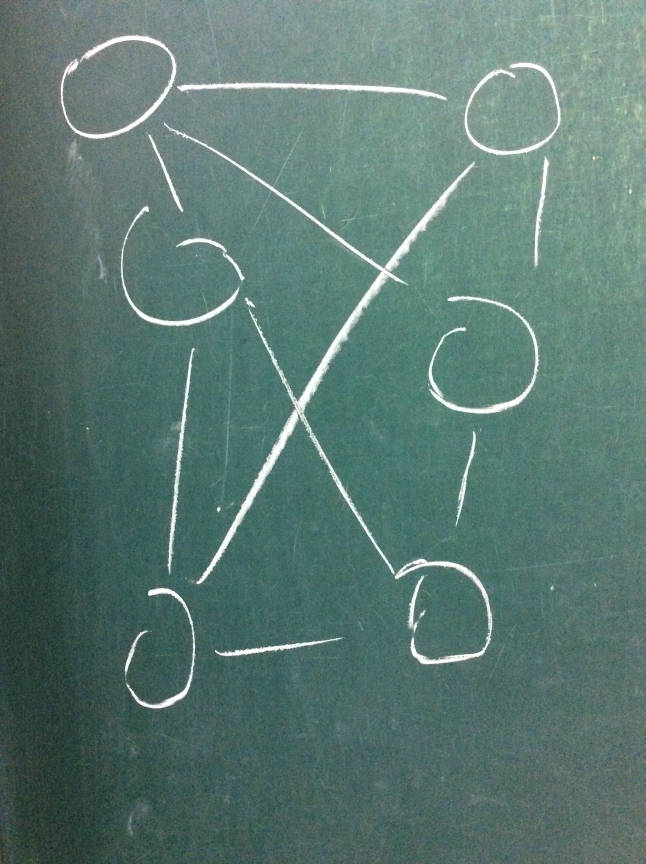
#> input picture Image processing/preprocessing/data/Green/orig/IMG_3094.JPG, 1936 x 2592 px, found by its file name (shown at 1/3 size); its folder holds only this picture in this run
$ jupyter execute image_preprocessing.ipynb   (older library calls are emulated)
#> lines starting #> are read from the running program, lines starting #| are printed output that depends on the picture
# Resize input image(-s)

[cell 1]
from PIL import Image
import shutil
import os

def createFolder(directory):
#> further down, img is the input picture: PIL image 1936x2592 RGB; mean R, G, B 91.1, 120.8, 114.1
    try:
        if not os.path.exists(directory):
            os.makedirs(directory)

        shutil.rmtree(directory, ignore_errors=True)
        os.makedirs(directory)
    except OSError:
        print('Error: Creating directory. ' + directory)

# 1
# [14 lines left out: function resize_image, not called in this run]

# 2
def scale_image(input_image_path,
                output_image_path,
                width=None,
                height=None):
#> called with input_image_path = './../data/green/orig/IMG_3094.JPG', output_image_path = './../result/resize/IMG_3094.JPG', width = 900, height = 900
    original_image = Image.open(input_image_path)
    w, h = original_image.size
    print('The original image size is {wide} wide x {height} '
          'high'.format(wide=w, height=h))
#| The original image size is 1936 wide x 2592 high

    if width and height:
        max_size = (width, height)
    elif width:
        max_size = (width, h)
    elif height:
        max_size = (w, height)
    else:
        # No width or height specified
        raise RuntimeError('Width or height required!')

    original_image.thumbnail(max_size, Image.ANTIALIAS)
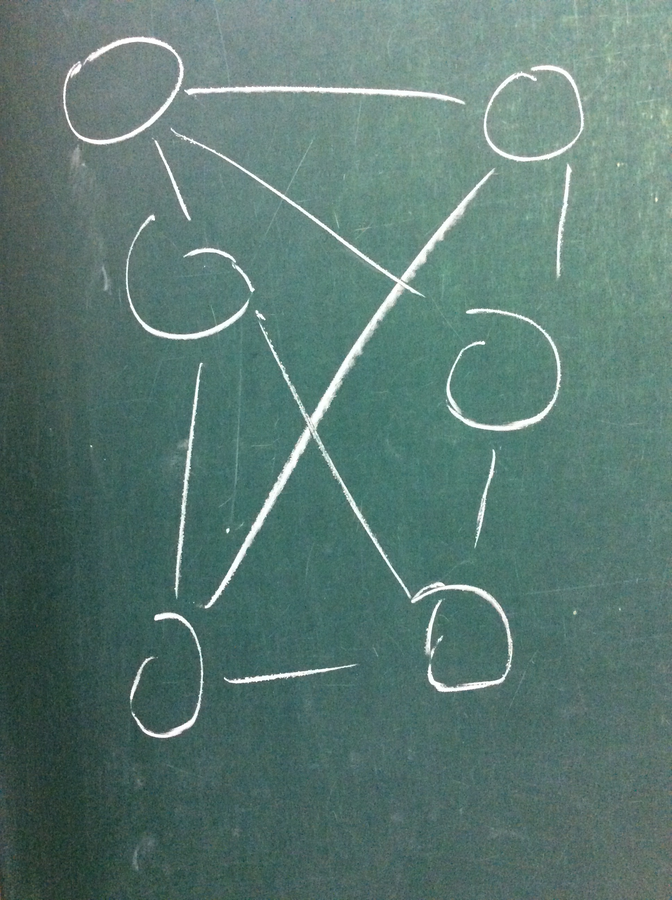
#> original_image: PIL image 672x900 RGB; mean R, G, B 91.1, 120.7, 114.1
    original_image.save(output_image_path)

    scaled_image = Image.open(output_image_path)
    width, height = scaled_image.size
    print('The scaled image size is {wide} wide x {height} '
          'high'.format(wide=width, height=height))
#| The scaled image size is 672 wide x 900 high

# Your directory
Dir = './../data/green/orig/'

Newdir = './../result/resize/'
createFolder(Newdir)

listofw = []
listofh = []
listofmean = []
listOfgoodFiles = os.listdir(Dir)
wastefiles = ['.DS_Store', 'dataset.ipynb', '.ipynb_checkpoints']

for i in listOfgoodFiles:
    if i not in wastefiles:
        img = Image.open(Dir + i)
        scale_image(input_image_path=Dir + i,
                output_image_path=Newdir + i,
                width=900, height=900)
        listofw.append(img.size[0])
        listofh.append(img.size[1])

print(sum(listofw) / float(len(listofw)), sum(listofh) / float(len(listofh)))
#| 1936.0 2592.0
print(max(listofw), max(listofh))
#| 1936 2592
print(min(listofw), min(listofh))
#| 1936 2592

# Convert resize images

[cell 2]
import cv2
import numpy as np

# Your directory
Dir = './../result/resize/'

Newdir = './../result/resize_convert/'
createFolder(Newdir)

listofw = []
listofh = []
listofmean = []
listOfgoodFiles = os.listdir(Dir)
wastefiles = ['.DS_Store', 'dataset.ipynb', '.ipynb_checkpoints']

for i in listOfgoodFiles:
    if i not in wastefiles:
        img = cv2.imread(Dir + i)
#> img: shape (900, 672, 3)
        img_c = img.copy()
        gray = cv2.cvtColor(img, cv2.COLOR_BGR2GRAY)
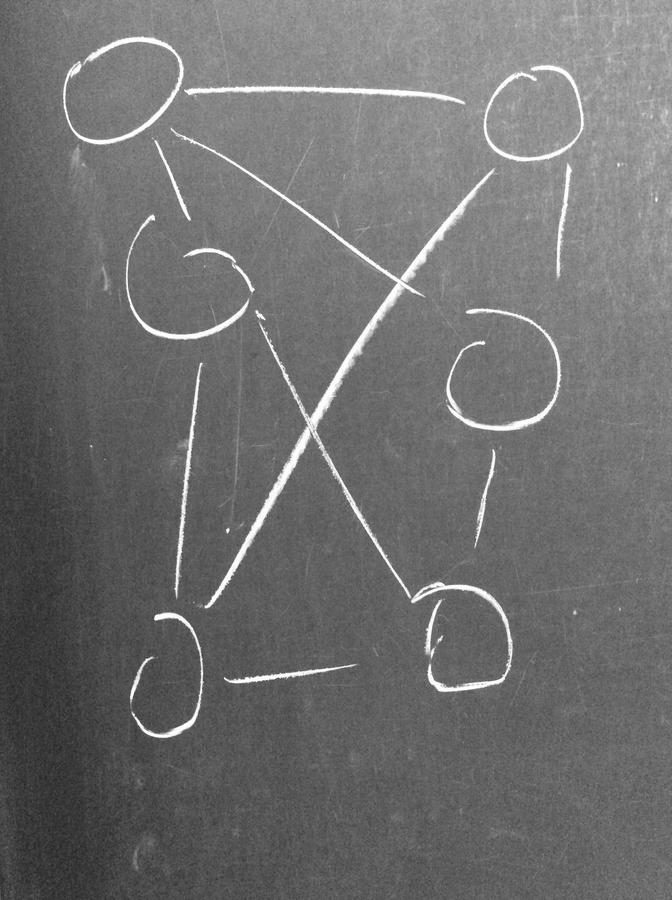
#> gray: shape (900, 672); min 37, max 255, mean 111.1

        kernel_size = 5
        blur_gray = cv2.GaussianBlur(gray, (kernel_size, kernel_size), 2)

        imagem = cv2.bitwise_not(blur_gray)
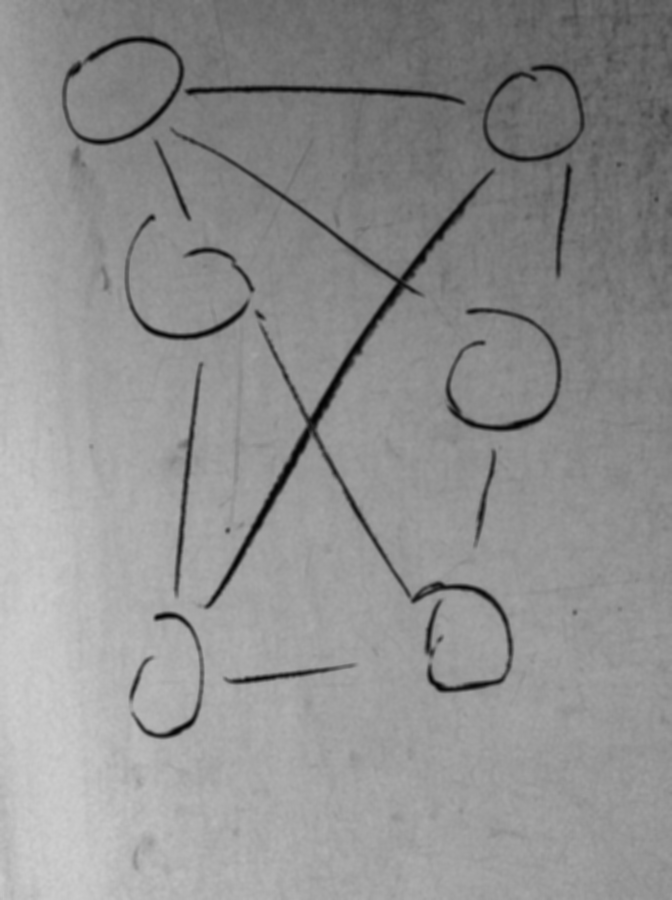
#> imagem: shape (900, 672); min 3, max 206, mean 143.9

        ret,thresh3 = cv2.threshold(imagem,127,255,cv2.THRESH_TRUNC)
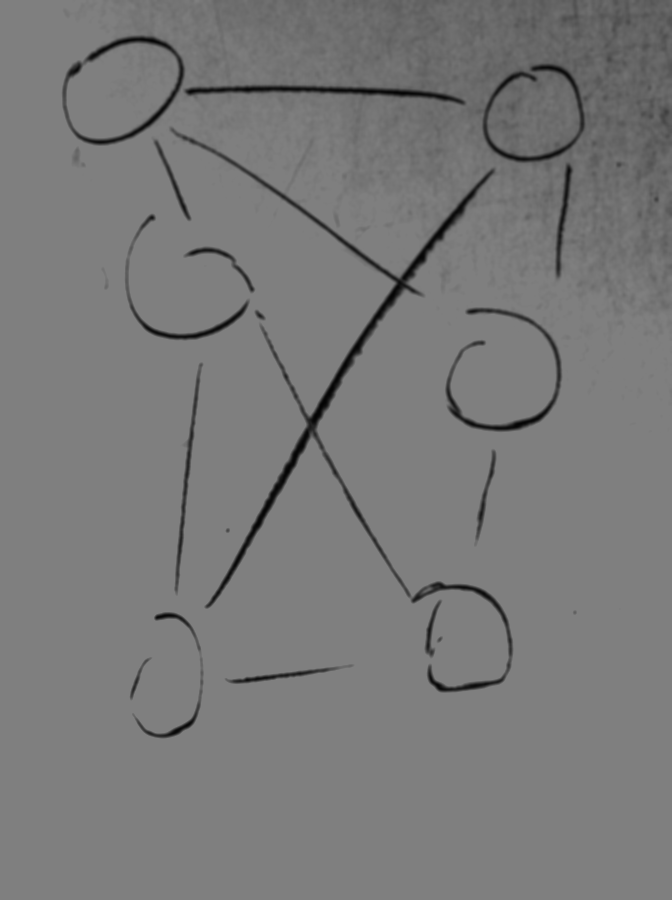
#> thresh3: shape (900, 672); min 3, max 127, mean 121.1

        cv2.imwrite(Newdir + 'orig' + str(i), imagem)
        cv2.imwrite(Newdir + 'THRESH_TRUNC_' + str(i), thresh3)

$ run again, on Image processing/preprocessing/data/Green/orig/IMG_3098.JPG
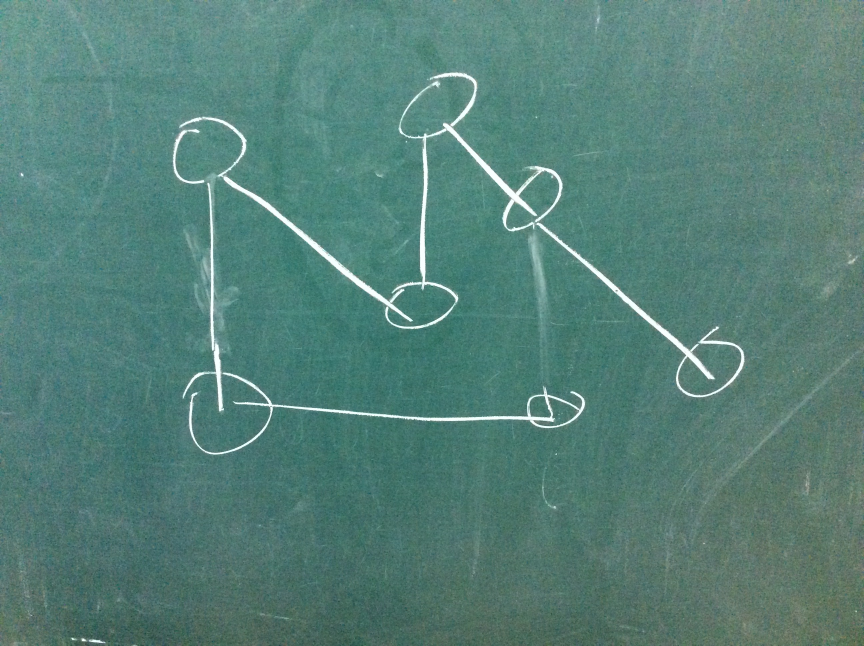
#> input picture Image processing/preprocessing/data/Green/orig/IMG_3098.JPG, 2592 x 1936 px, found by its file name (shown at 1/3 size)
#> img is the input picture: PIL image 2592x1936 RGB; mean R, G, B 85.8, 128.5, 120.3
#| The original image size is 2592 wide x 1936 high
#| The scaled image size is 900 wide x 672 high
#| 2592.0 1936.0
#| 2592 1936
#| 2592 1936
#> img: shape (672, 900, 3)
#> `gray = cv2.cvtColor(img, cv2.COLOR_BGR2GRAY)`:
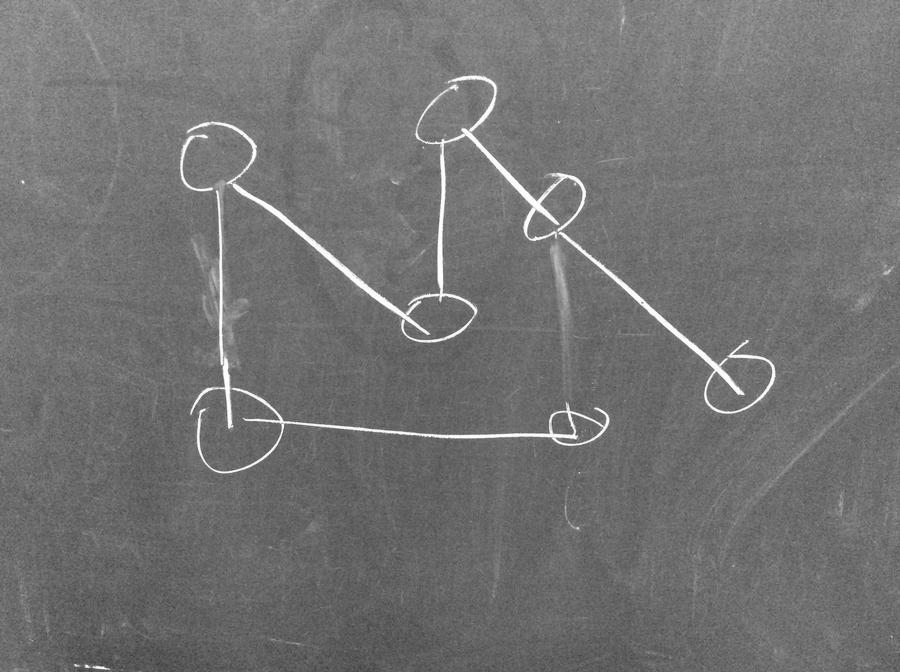
#> gray: shape (672, 900); min 58, max 255, mean 114.7
#> `ret,thresh3 = cv2.threshold(imagem,127,255,cv2.THRESH_TRUNC)`:
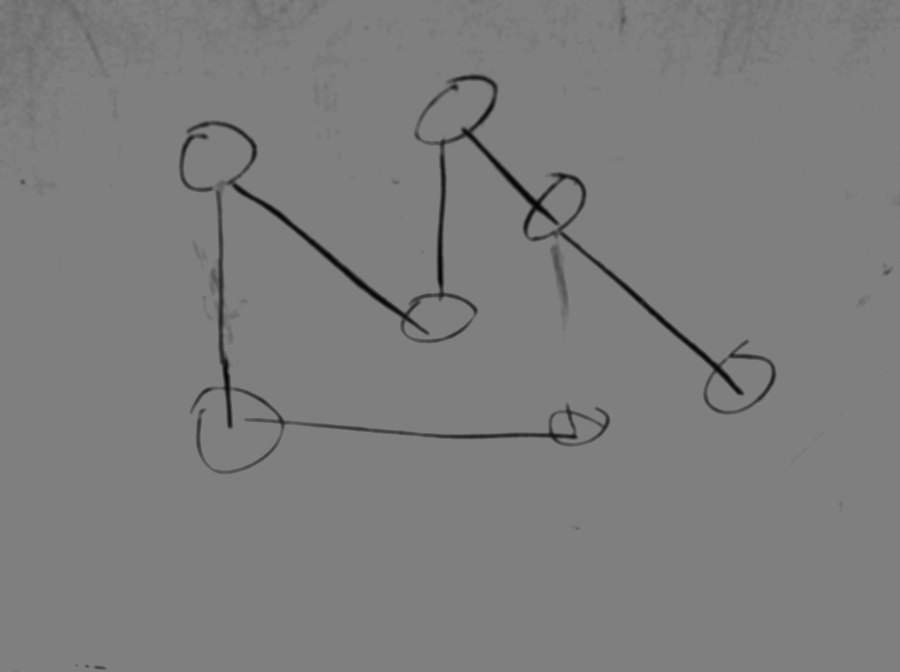
#> thresh3: shape (672, 900); min 3, max 127, mean 124.9

$ run again, on Image processing/preprocessing/data/Green/orig/IMG_3099.JPG
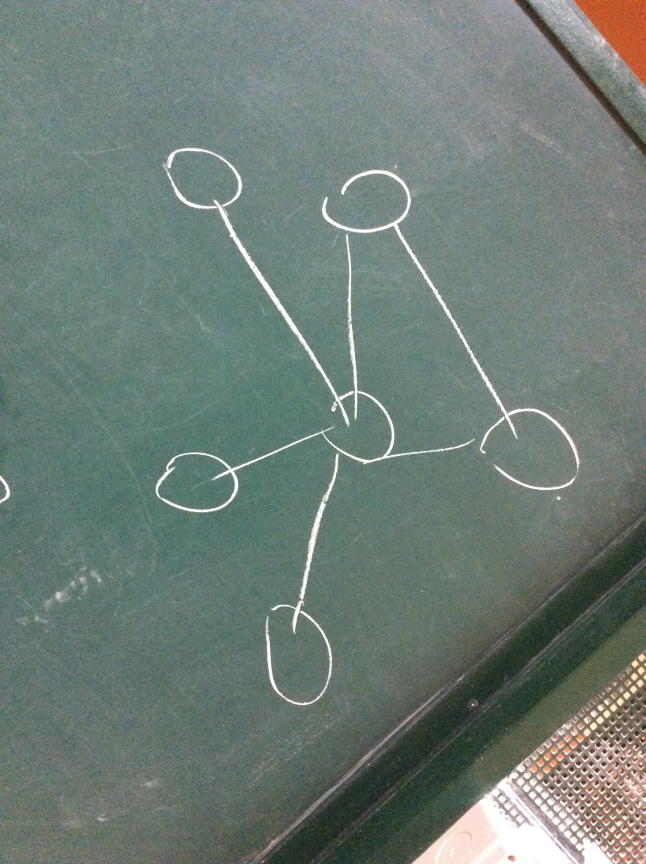
#> input picture Image processing/preprocessing/data/Green/orig/IMG_3099.JPG, 1936 x 2592 px, found by its file name (shown at 1/3 size)
#> img is the input picture: PIL image 1936x2592 RGB; mean R, G, B 110.5, 125.4, 118.3
#| The original image size is 1936 wide x 2592 high
#| The scaled image size is 672 wide x 900 high
#| 1936.0 2592.0
#| 1936 2592
#| 1936 2592
#> img: shape (900, 672, 3)
#> `imagem = cv2.bitwise_not(blur_gray)`:
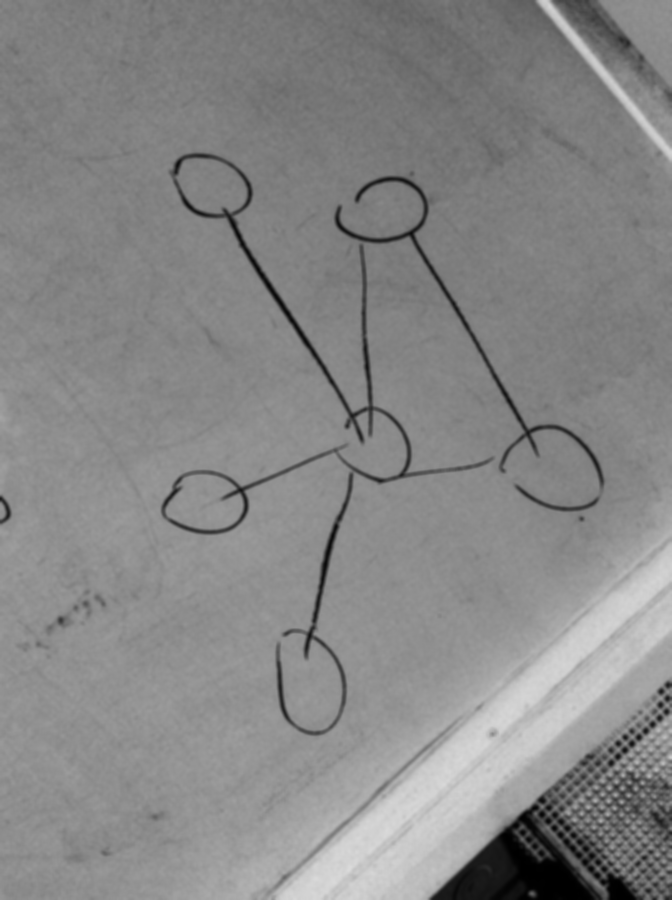
#> imagem: shape (900, 672); min 0, max 218, mean 134.9
#> `ret,thresh3 = cv2.threshold(imagem,127,255,cv2.THRESH_TRUNC)`:
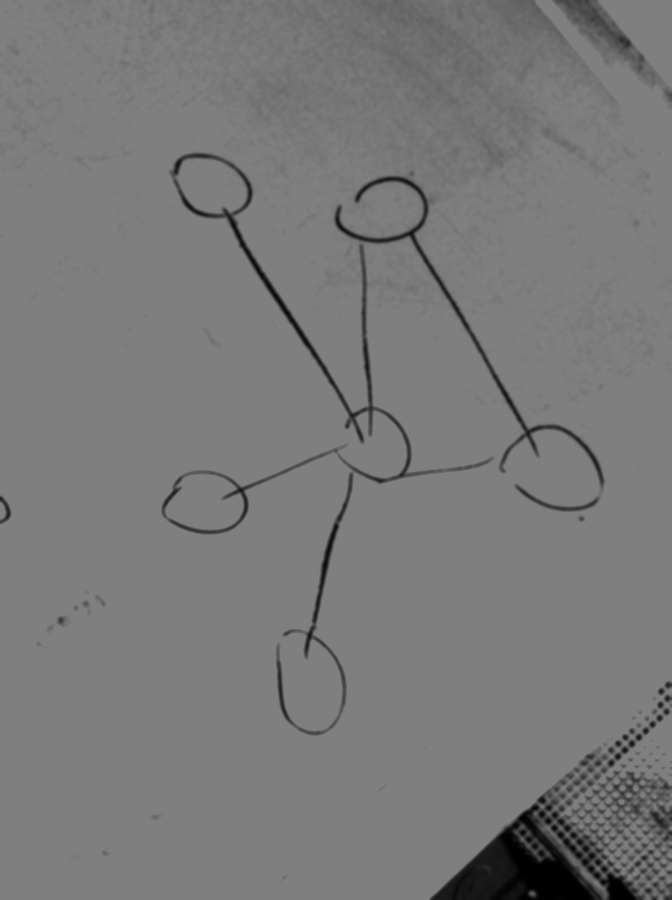
#> thresh3: shape (900, 672); min 0, max 127, mean 121.5

$ run again, on Image processing/preprocessing/data/Green/orig/IMG_3100.JPG
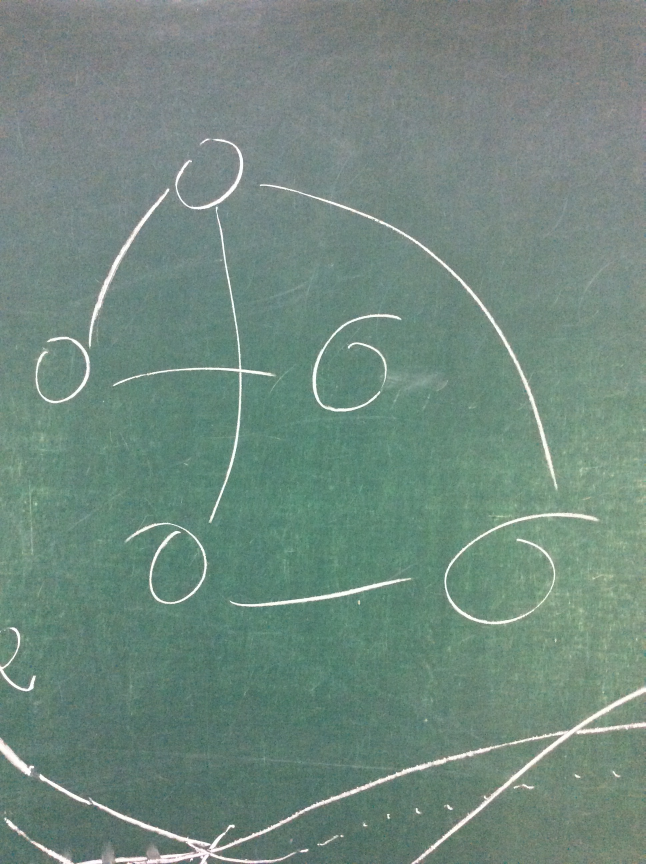
#> input picture Image processing/preprocessing/data/Green/orig/IMG_3100.JPG, 1936 x 2592 px, found by its file name (shown at 1/3 size)
#> img is the input picture: PIL image 1936x2592 RGB; mean R, G, B 113.2, 137.5, 127.1
#| The original image size is 1936 wide x 2592 high
#| The scaled image size is 672 wide x 900 high
#| 1936.0 2592.0
#| 1936 2592
#| 1936 2592
#> img: shape (900, 672, 3)
#> `gray = cv2.cvtColor(img, cv2.COLOR_BGR2GRAY)`:
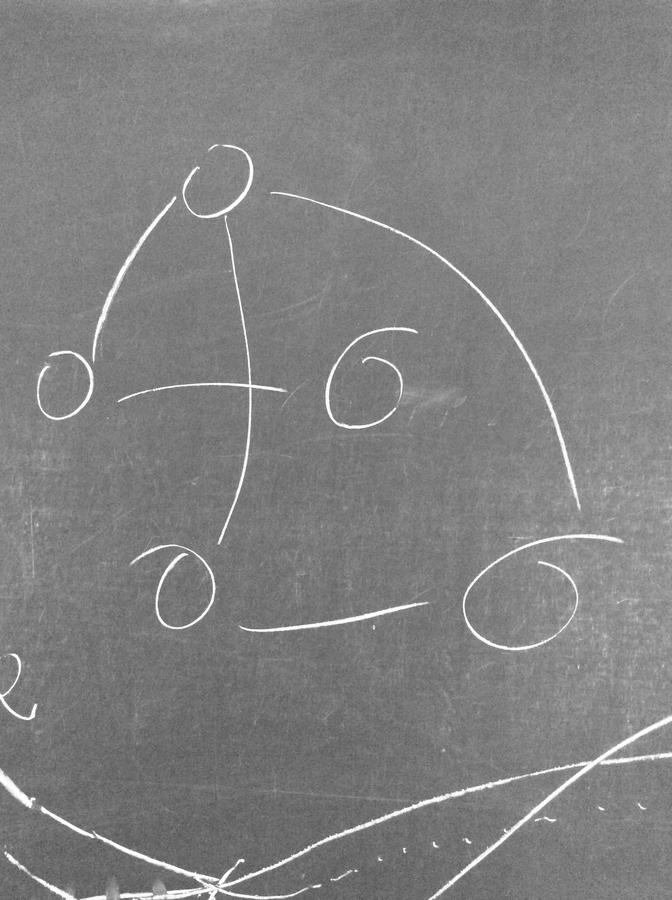
#> gray: shape (900, 672); min 75, max 255, mean 129
#> `ret,thresh3 = cv2.threshold(imagem,127,255,cv2.THRESH_TRUNC)`:
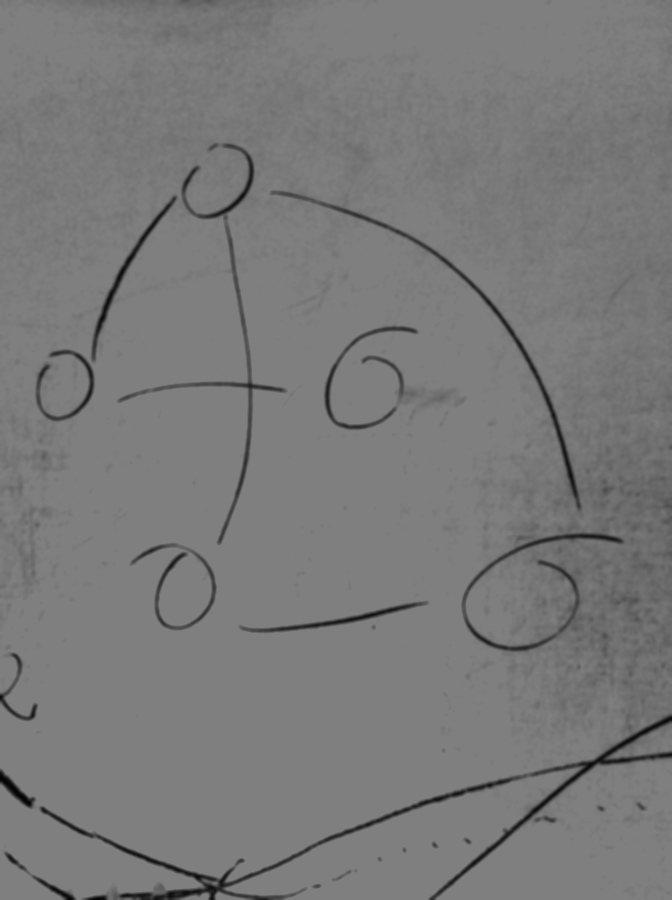
#> thresh3: shape (900, 672); min 3, max 127, mean 121.4
